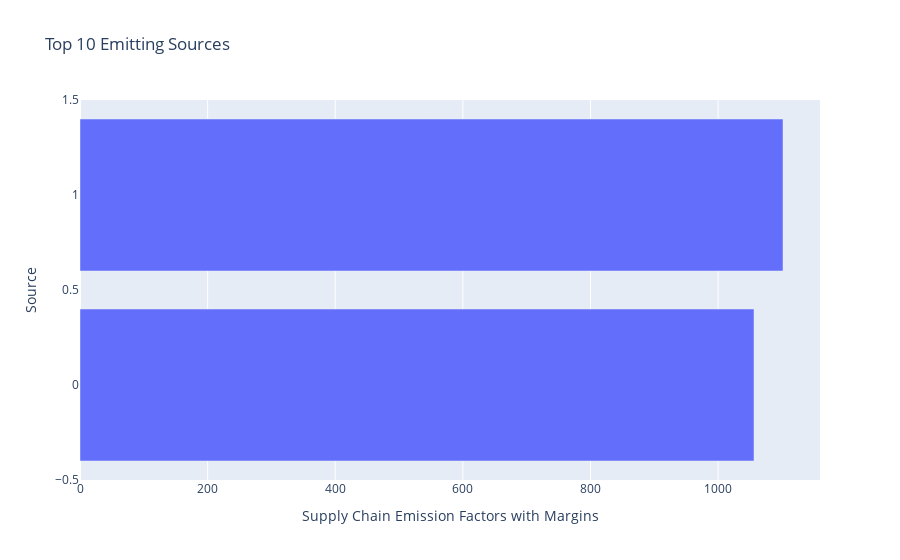

Notebook source saved alongside this figure:
### Code cell
top_substances = df.groupby('Source')['Supply Chain Emission Factors with Margins'] \
                   .sum().sort_values(ascending=False).head(10)

fig = px.bar(top_substances.reset_index(),
             x='Supply Chain Emission Factors with Margins',
             y='Source',
             orientation='h',
             title='Top 10 Emitting Sources')
fig.show()

### Figure 1 — Plotly figure (JSON) as saved in the notebook; plotly's stock layout.template omitted (floating-point values rounded to 4 significant figures)
{"data": [{"hovertemplate": "Supply Chain Emission Factors with Margins=%{x}<br>Source=%{y}<extra></extra>", "legendgroup": "", "marker": {"color": "#636efa", "pattern": {"shape": ""}}, "name": "", "orientation": "h", "showlegend": false, "textposition": "auto", "type": "bar", "x": [1102.0, 1056.0], "xaxis": "x", "y": [1, 0], "yaxis": "y"}], "layout": {"barmode": "relative", "legend": {"tracegroupgap": 0}, "title": {"text": "Top 10 Emitting Sources"}, "xaxis": {"anchor": "y", "domain": [0, 1], "title": {"text": "Supply Chain Emission Factors with Margins"}}, "yaxis": {"anchor": "x", "domain": [0, 1], "title": {"text": "Source"}}}}
